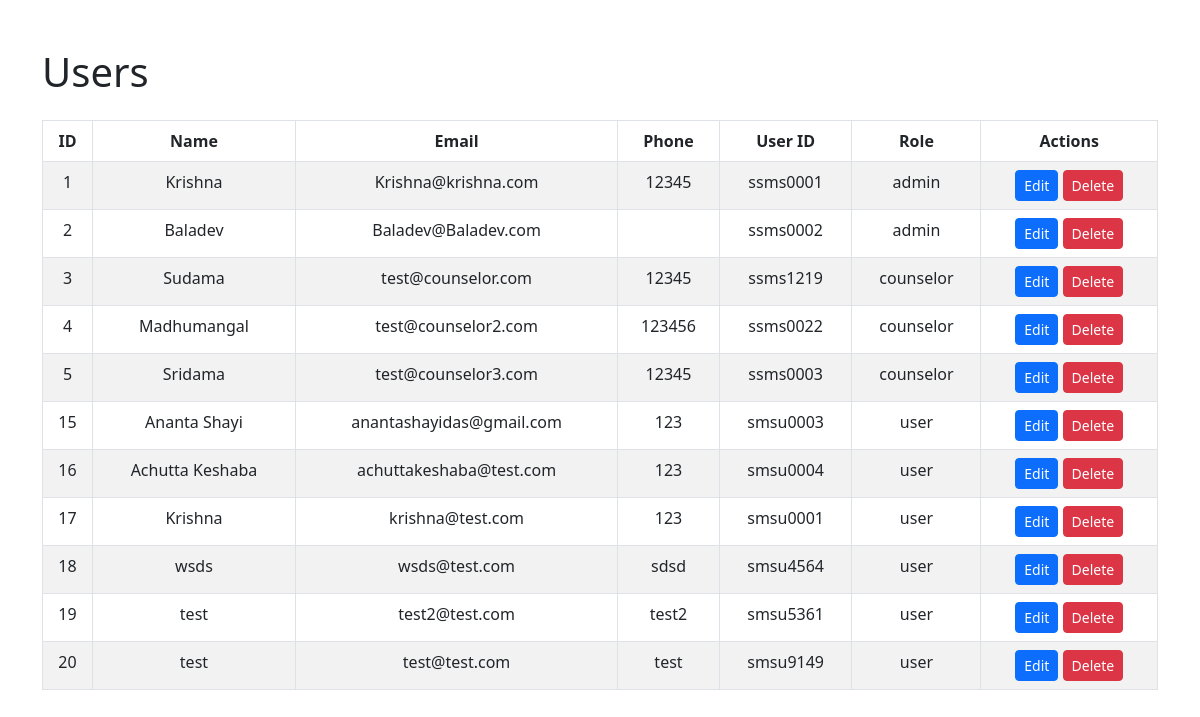
The app's page /view_users.php (signed in) with its own data.
### tables this page shows
CREATE TABLE `users` (
  `id` int(11) NOT NULL,
  `name` varchar(100) NOT NULL,
  `email` varchar(100) NOT NULL,
  `phone` varchar(100) NOT NULL,
  `password` varchar(255) NOT NULL,
  `userid` varchar(50) NOT NULL,
  `role` varchar(50) NOT NULL
);

### view_users.php (the view, shortened to what this page needs)
<?php
require_once 'config.php';
$sql = "SELECT * FROM users";
$stmt = $conn->prepare($sql);
$stmt->execute();
$users = $stmt->fetchAll(PDO::FETCH_ASSOC);
?>
<!DOCTYPE html>
<html lang="en">
<head>
    <link rel="stylesheet" href="https://cdn.jsdelivr.net/npm/bootstrap@5.3.0/dist/css/bootstrap.min.css">
</head>
<body>
    <div class="container mt-5">
        <h1 class="mb-4">Users</h1>
        <table class="table table-striped table-hover">
            <thead>
                <tr>
                    <th>ID</th>
                    <th>Name</th>
                    <th>Email</th>
                    <th>Phone</th>
                    <th>User ID</th>
                    <th>Role</th>
                    <th>Actions</th>
                </tr>
            </thead>
            <tbody>
                <?php foreach ($users as $user): ?>
                <tr>
                    <td><?php echo htmlspecialchars($user['id']); ?></td>
                    <td><?php echo htmlspecialchars($user['name']); ?></td>
                    <td><?php echo htmlspecialchars($user['email']); ?></td>
                    <td><?php echo htmlspecialchars($user['phone']); ?></td>
                    <td><?php echo htmlspecialchars($user['userid']); ?></td>
                    <td><?php echo htmlspecialchars($user['role']); ?></td>
                    <td>
                        <a href="edit_user.php?id=<?php echo htmlspecialchars($user['id']); ?>" class="btn btn-primary btn-sm">Edit</a>
                        <a href="delete_user.php?id=<?php echo htmlspecialchars($user['id']); ?>" class="btn btn-danger btn-sm">Delete</a>
                    </td>
                </tr>
                <?php endforeach; ?>
            </tbody>
        </table>
    </div>
</body>
</html>

### view_users.php (style rules this page uses)
table { border-collapse: collapse; }
th, td { border: 1px solid #dee2e6; padding: 0.75rem; }
th { background-color: #f8f9fa; text-align: center; }
td { text-align: center; }

### records on screen
users: id "1", name "Krishna", email "Krishna@krishna.com", phone "12345", userid "ssms0001", role "admin"
users: id "2", name "Baladev", email "Baladev@Baladev.com", userid "ssms0002", role "admin"
users: id "3", name "Sudama", email "test@counselor.com", phone "12345", userid "ssms1219", role "counselor"
users: id "4", name "Madhumangal", email "test@counselor2.com", phone "123456", userid "ssms0022", role "counselor"
users: id "5", name "Sridama", email "test@counselor3.com", phone "12345", userid "ssms0003", role "counselor"
users: id "15", name "Ananta Shayi", email "anantashayidas@gmail.com", phone "123", userid "smsu0003", role "user"
users: id "16", name "Achutta Keshaba", email "achuttakeshaba@test.com", phone "123", userid "smsu0004", role "user"
users: id "17", name "Krishna", email "krishna@test.com", phone "123", userid "smsu0001", role "user"
users: id "18", name "wsds", email "wsds@test.com", phone "sdsd", userid "smsu4564", role "user"
users: id "19", name "test", email "test2@test.com", phone "test2", userid "smsu5361", role "user"
users: id "20", name "test", email "test@test.com", phone "test", userid "smsu9149", role "user"
